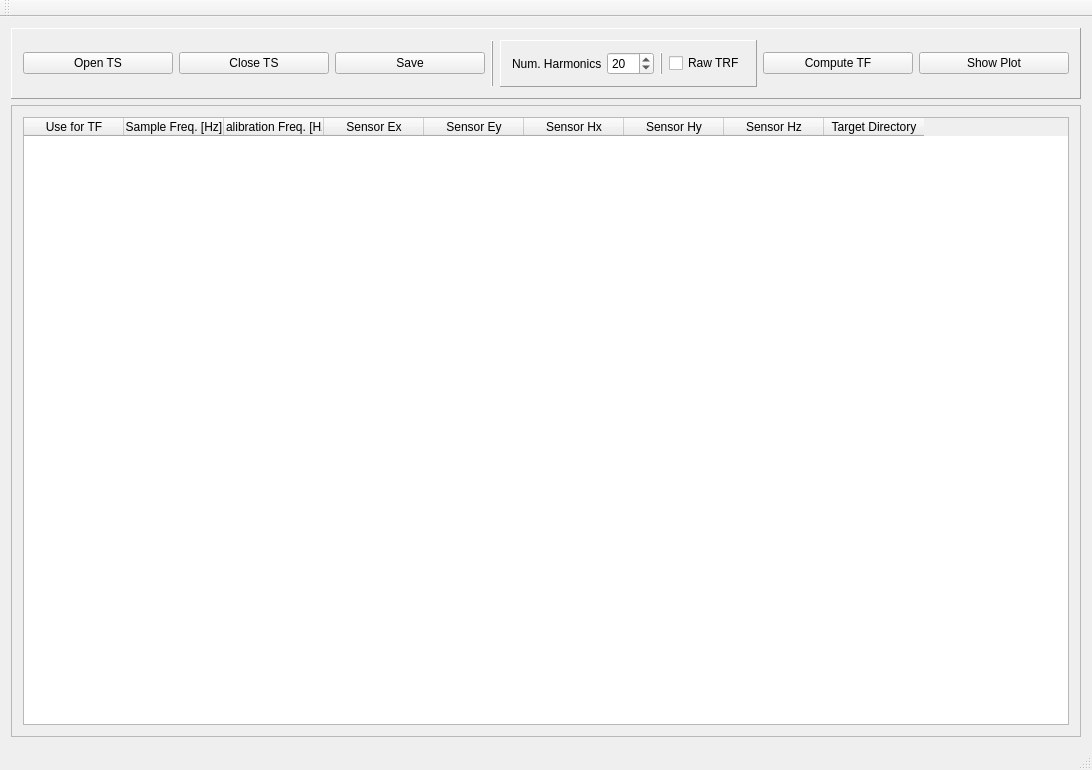
<?xml version="1.0" encoding="UTF-8"?>
<ui version="4.0">
 <class>MainWindow</class>
 <widget class="QMainWindow" name="MainWindow">
  <property name="geometry">
   <rect>
    <x>0</x>
    <y>0</y>
    <width>1092</width>
    <height>770</height>
   </rect>
  </property>
  <property name="minimumSize">
   <size>
    <width>800</width>
    <height>600</height>
   </size>
  </property>
  <property name="windowTitle">
   <string>MainWindow</string>
  </property>
  <widget class="QWidget" name="centralWidget">
   <layout class="QVBoxLayout" name="verticalLayout">
    <item>
     <widget class="QFrame" name="frame">
      <property name="frameShape">
       <enum>QFrame::Panel</enum>
      </property>
      <property name="frameShadow">
       <enum>QFrame::Raised</enum>
      </property>
      <layout class="QHBoxLayout" name="horizontalLayout_2">
       <item>
        <widget class="QPushButton" name="pbOpenData">
         <property name="minimumSize">
          <size>
           <width>150</width>
           <height>0</height>
          </size>
         </property>
         <property name="text">
          <string>Open TS</string>
         </property>
         <property name="icon">
          <iconset resource="Pics.qrc">
           <normaloff>:/new/Icons/pics/OpenFolder.png</normaloff>:/new/Icons/pics/OpenFolder.png</iconset>
         </property>
         <property name="iconSize">
          <size>
           <width>30</width>
           <height>30</height>
          </size>
         </property>
        </widget>
       </item>
       <item>
        <widget class="QPushButton" name="pbCloseData">
         <property name="minimumSize">
          <size>
           <width>150</width>
           <height>0</height>
          </size>
         </property>
         <property name="text">
          <string>Close TS</string>
         </property>
         <property name="icon">
          <iconset resource="Pics.qrc">
           <normaloff>:/new/Icons/pics/CloseFolder.png</normaloff>:/new/Icons/pics/CloseFolder.png</iconset>
         </property>
         <property name="iconSize">
          <size>
           <width>30</width>
           <height>30</height>
          </size>
         </property>
        </widget>
       </item>
       <item>
        <widget class="QPushButton" name="pbSave">
         <property name="minimumSize">
          <size>
           <width>150</width>
           <height>0</height>
          </size>
         </property>
         <property name="text">
          <string>Save</string>
         </property>
         <property name="icon">
          <iconset resource="Pics.qrc">
           <normaloff>:/new/Icons/pics/Save.png</normaloff>:/new/Icons/pics/Save.png</iconset>
         </property>
         <property name="iconSize">
          <size>
           <width>30</width>
           <height>30</height>
          </size>
         </property>
        </widget>
       </item>
       <item>
        <widget class="Line" name="line">
         <property name="frameShadow">
          <enum>QFrame::Raised</enum>
         </property>
         <property name="orientation">
          <enum>Qt::Vertical</enum>
         </property>
        </widget>
       </item>
       <item>
        <widget class="QFrame" name="frame_3">
         <property name="frameShape">
          <enum>QFrame::Panel</enum>
         </property>
         <property name="frameShadow">
          <enum>QFrame::Raised</enum>
         </property>
         <layout class="QHBoxLayout" name="horizontalLayout_3">
          <item>
           <widget class="QLabel" name="label">
            <property name="text">
             <string>Num. Harmonics</string>
            </property>
           </widget>
          </item>
          <item>
           <widget class="QSpinBox" name="spNumHarmonics">
            <property name="minimum">
             <number>1</number>
            </property>
            <property name="maximum">
             <number>100</number>
            </property>
            <property name="value">
             <number>20</number>
            </property>
           </widget>
          </item>
          <item>
           <widget class="Line" name="line_2">
            <property name="frameShadow">
             <enum>QFrame::Raised</enum>
            </property>
            <property name="orientation">
             <enum>Qt::Vertical</enum>
            </property>
           </widget>
          </item>
          <item>
           <widget class="QCheckBox" name="cbRawTransferFunction">
            <property name="text">
             <string>Raw TRF</string>
            </property>
           </widget>
          </item>
         </layout>
        </widget>
       </item>
       <item>
        <widget class="QPushButton" name="pbComputeTF">
         <property name="minimumSize">
          <size>
           <width>150</width>
           <height>0</height>
          </size>
         </property>
         <property name="text">
          <string>Compute TF</string>
         </property>
         <property name="icon">
          <iconset resource="Pics.qrc">
           <normaloff>:/new/Icons/pics/Button_StartNow.png</normaloff>:/new/Icons/pics/Button_StartNow.png</iconset>
         </property>
         <property name="iconSize">
          <size>
           <width>30</width>
           <height>30</height>
          </size>
         </property>
        </widget>
       </item>
       <item>
        <widget class="QPushButton" name="pbShowPlot">
         <property name="minimumSize">
          <size>
           <width>150</width>
           <height>0</height>
          </size>
         </property>
         <property name="text">
          <string>Show Plot</string>
         </property>
         <property name="icon">
          <iconset resource="Pics.qrc">
           <normaloff>:/new/Icons/pics/ShowPlot.png</normaloff>:/new/Icons/pics/ShowPlot.png</iconset>
         </property>
         <property name="iconSize">
          <size>
           <width>30</width>
           <height>30</height>
          </size>
         </property>
        </widget>
       </item>
       <item>
        <spacer name="horizontalSpacer">
         <property name="orientation">
          <enum>Qt::Horizontal</enum>
         </property>
         <property name="sizeHint" stdset="0">
          <size>
           <width>40</width>
           <height>20</height>
          </size>
         </property>
        </spacer>
       </item>
      </layout>
     </widget>
    </item>
    <item>
     <widget class="QFrame" name="frame_2">
      <property name="frameShape">
       <enum>QFrame::StyledPanel</enum>
      </property>
      <property name="frameShadow">
       <enum>QFrame::Raised</enum>
      </property>
      <layout class="QHBoxLayout" name="horizontalLayout">
       <item>
        <widget class="QTableWidget" name="tableTSFiles">
         <column>
          <property name="text">
           <string>Use for TF</string>
          </property>
         </column>
         <column>
          <property name="text">
           <string>Sample Freq. [Hz]</string>
          </property>
         </column>
         <column>
          <property name="text">
           <string>Calibration Freq. [Hz]</string>
          </property>
         </column>
         <column>
          <property name="text">
           <string>Sensor Ex</string>
          </property>
         </column>
         <column>
          <property name="text">
           <string>Sensor Ey</string>
          </property>
         </column>
         <column>
          <property name="text">
           <string>Sensor Hx</string>
          </property>
         </column>
         <column>
          <property name="text">
           <string>Sensor Hy</string>
          </property>
         </column>
         <column>
          <property name="text">
           <string>Sensor Hz</string>
          </property>
         </column>
         <column>
          <property name="text">
           <string>Target Directory</string>
          </property>
         </column>
        </widget>
       </item>
      </layout>
     </widget>
    </item>
   </layout>
  </widget>
  <widget class="QMenuBar" name="menuBar">
   <property name="geometry">
    <rect>
     <x>0</x>
     <y>0</y>
     <width>1092</width>
     <height>22</height>
    </rect>
   </property>
  </widget>
  <widget class="QToolBar" name="mainToolBar">
   <attribute name="toolBarArea">
    <enum>TopToolBarArea</enum>
   </attribute>
   <attribute name="toolBarBreak">
    <bool>false</bool>
   </attribute>
  </widget>
  <widget class="QStatusBar" name="statusBar"/>
 </widget>
 <layoutdefault spacing="6" margin="11"/>
 <resources>
  <include location="Pics.qrc"/>
 </resources>
 <connections/>
</ui>
